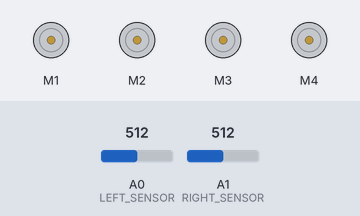
A sketch run on a simulated Arduino Uno, built with avr-gcc and run on an emulated ATmega328P. On the bench: 4 × DC motor (green arrow = forward, orange = backward, longer = faster). The test bench sets the inputs (shaded band); at power-on: A0 (LEFT_SENSOR) = 512, A1 (RIGHT_SENSOR) = 512.

Above: at 1.2 s.
1.3 s: A0 (LEFT_SENSOR) set to 40
2.8 s: A0 (LEFT_SENSOR) set to 33
At 3.4 s:
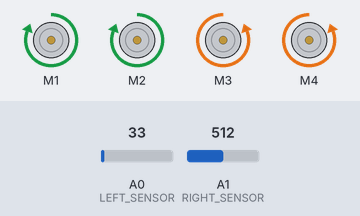
4.3 s: A1 (RIGHT_SENSOR) set to 39
5.8 s: A1 (RIGHT_SENSOR) set to 32
At 6.9 s:
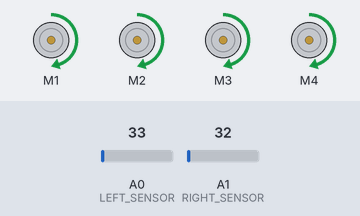
7.3 s: A0 (LEFT_SENSOR) set to 122
At 8.1 s:
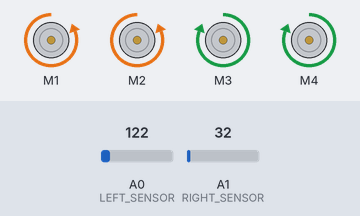
8.8 s: A0 (LEFT_SENSOR) set to 25
At 9.2 s:
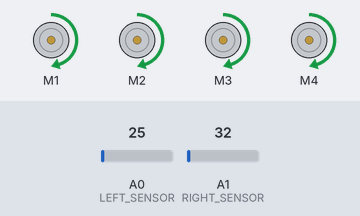
Timing chart, 0 to 11.3 s (numbered marks = the images above; inputs shaded):
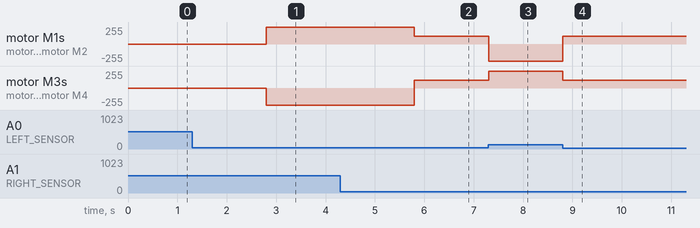

The sketch:

ARDUINO_LINE_FOLLOWER_CAR_V2.0.ino
```cpp
//ARDUINO LINE FOLLOWER CAR Based On Arduino Motor Driver Shield
//You have to install the AFMotor library before uploading the sketch
//First download the AFMotor Zip file then open Arduino IDE
//go to sketch >> Include library >> ADD .Zip file >> Select the downloaded AFMotor Zip File >> open
// Created by DIY Builder
// You Can modify the sketch according to your need.

#include<AFMotor.h> //Include Adafruit Motor Driver Shield Library
//create motor obejects
AF_DCMotor motor1(1, MOTOR12_1KHZ);
AF_DCMotor motor2(2, MOTOR12_1KHZ);
AF_DCMotor motor3(3, MOTOR34_1KHZ);
AF_DCMotor motor4(4, MOTOR34_1KHZ);

#define LEFT_SENSOR A0 // connect the Left sensor with analog pin A0
#define RIGHT_SENSOR A1 // connect the Right sensor with analog pin A1

void setup() {

pinMode(RIGHT_SENSOR, INPUT); // initialize Right sensor as an inut
pinMode(LEFT_SENSOR, INPUT); // initialize Left sensor as as input

}

void loop() {
if(analogRead(RIGHT_SENSOR)<=35 && analogRead(LEFT_SENSOR)<=35) //compare both sensor value to set the directionc
{
  motor1.run(FORWARD); // run motor1 clockwise
  motor1.setSpeed(120); // set motor1 speed 50 percent
  motor2.run(FORWARD); // run motor2 clockwise
  motor2.setSpeed(120); // set motor2 speed 50 percent
  motor3.run(FORWARD); // run motor3 clockwise
  motor3.setSpeed(120); // set motor3 speed 50 percent
  motor4.run(FORWARD); // run motor4 clockwise
  motor4.setSpeed(120); // set motor4 speed 50 percent
}
 else if(!analogRead(RIGHT_SENSOR)<=35 && analogRead(LEFT_SENSOR)<=35) //compare both sensor value to set the direction
 {
  motor1.run(FORWARD); // run motor1 clockwise
  motor1.setSpeed(255); // set motor1 speed 100 percent
  motor2.run(FORWARD); // run motor2 clockwise
  motor2.setSpeed(255); // set motor2 speed 100 percent
  motor3.run(BACKWARD); // run motor3 anti-clockwise
  motor3.setSpeed(255); // set motor3 speed 100 percent
  motor4.run(BACKWARD); // run motor4 anti-clockwise
  motor4.setSpeed(255); // set motor4 speed 100 percent

}
 else if(analogRead(RIGHT_SENSOR)<=35 && !analogRead(LEFT_SENSOR)<=35) //compare both sensor value to set the direction
 {
  motor1.run(BACKWARD); // run motor1 anti-clockwise
  motor1.setSpeed(255); // set motor1 speed 100 percent
  motor2.run(BACKWARD); // run motor2 anti-clockwise
  motor2.setSpeed(255); // set motor2 speed 100 percent
  motor3.run(FORWARD);  // run motor3 clockwise
  motor3.setSpeed(255); // set motor3 speed 100 percent
  motor4.run(FORWARD);  // run motor4 clockwise
  motor4.setSpeed(255); // set motor4 speed 100 percent
}
else if(!analogRead(RIGHT_SENSOR)<=35 && !analogRead(LEFT_SENSOR)<=35) //compare both sensor value to set the direction
{
  //stop all the motors
  motor1.run(RELEASE);
  motor2.run(RELEASE);
  motor3.run(RELEASE);
  motor4.run(RELEASE);
 }
}
```

Measured:
- the behaviour switches between 36 and 35 on A0 (LEFT_SENSOR) (found by bisection; images 0 and 1)
- the behaviour switches between 36 and 35 on A1 (RIGHT_SENSOR) (found by bisection; images 1 and 2)
- after the input at 1.3 s, every drawn part: stays the same
- after the input at 2.8 s, motor M1, motor M2: stopped → forward 255/255 at once; motor M3, motor M4: stopped → backward 255/255 at once
- after the input at 4.3 s, every drawn part: stays the same
- after the input at 5.8 s, motor M1, motor M2: forward 255/255 → forward 120/255 at once; motor M3, motor M4: backward 255/255 → forward 120/255 at once
- after the input at 7.3 s, motor M1, motor M2: forward 120/255 → backward 255/255 at once; motor M3, motor M4: forward 120/255 → forward 255/255 at once
- after the input at 8.8 s, motor M1, motor M2: backward 255/255 → forward 120/255 at once; motor M3, motor M4: forward 255/255 → forward 120/255 at once
